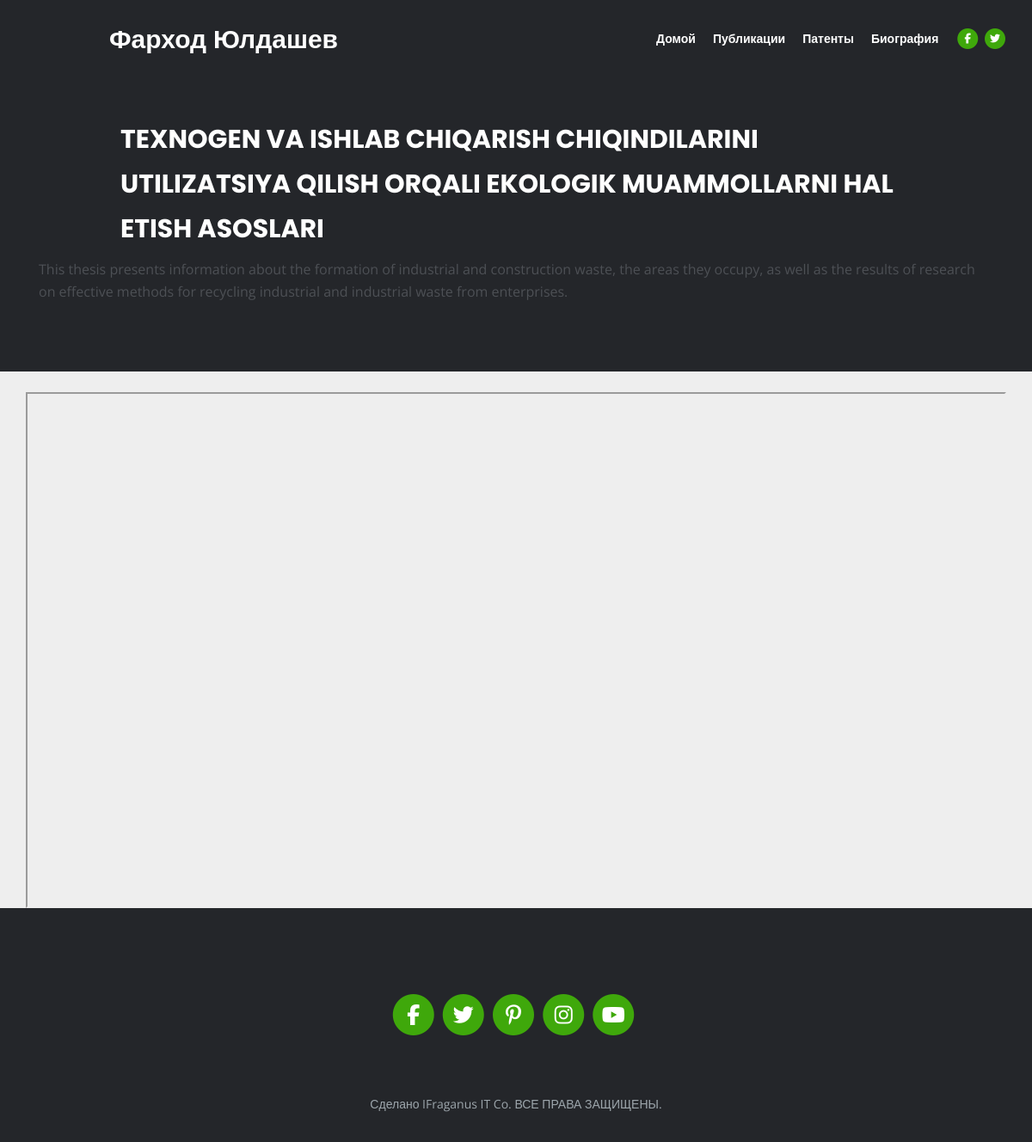
The app's page /project4 with its own data.
### publication/models.py (models this page shows, shortened)
class Projects(models.Model):
    author = models.CharField(max_length=300)
    image = models.ImageField(upload_to="images/", blank=True, null=True)
    title = models.CharField(max_length=400)
    body = models.TextField()
    link = models.CharField(max_length=500)
    likeCount = models.IntegerField(default=0)
    views = models.IntegerField(default=0)
    publishedDate = models.DateField()

### publication/views.py (the view)
# urls.py: path('project<int:id>', projectDetail, name='project-detail'),
def projectDetail(request, id):
    project = get_object_or_404(Projects, pk=id)
    project.views = project.views + 1
    project.save()
    context = {
        "project": project
    }
    return render(request, "publication-detail.html", context)

### templates/publication-detail.html
{% extends "base.html" %}
{% load static %}
{% block content %}
    <header class="ex-header">
      <div class="container">
        <div class="row">
          <div class="col-xl-10 offset-xl-1">
            <h1 class="publication-description__title">
              {{project.title}}
            </h1>
          </div>
        </div>
          <p>{{project.body}}</p>
      </div>
    </header>
    <div class="ex-basic-1 pt-4">
      <div class="container">
        <div class="row">
          <iframe
            src="{{project.link}}"
            width="100%"
            height="600"
            data-v-21257570=""
          ></iframe>
        </div>
      </div>
    </div>
{% endblock content %}

### static/css/styles.css (style rules this page uses)
body, html { width: 100%; height: 100%; }
body { background-color: #eee; }
body, p { color: #4d5055; font: 400 1rem/1.625rem "Open Sans", arial; }
* { font-family: "Open Sans", arial; }
h1 { color: #24262a; font-weight: 700; font-size: 2.5rem; line-height: 3.25rem; font-family: "Poppins"; }
.ex-header { padding-top: 8.5rem; padding-bottom: 4rem; background-color: #24262a; }
.ex-header h1 { color: #ffffff; }
.publication-description__title, .title-link { font-size: 30px; }

### records on screen
Projects: title "TEXNOGEN VA ISHLAB CHIQARISH CHIQINDILARINI UTILIZATSIYA QILISH ORQALI EKOLOGIK MUAMMOLLARNI HAL ETISH ASOSLARI", body "This thesis presents information about the formation of industrial and construction waste, the areas they occupy, as well as the results of research on effective methods for recycling industrial and industrial waste from enterprises."
